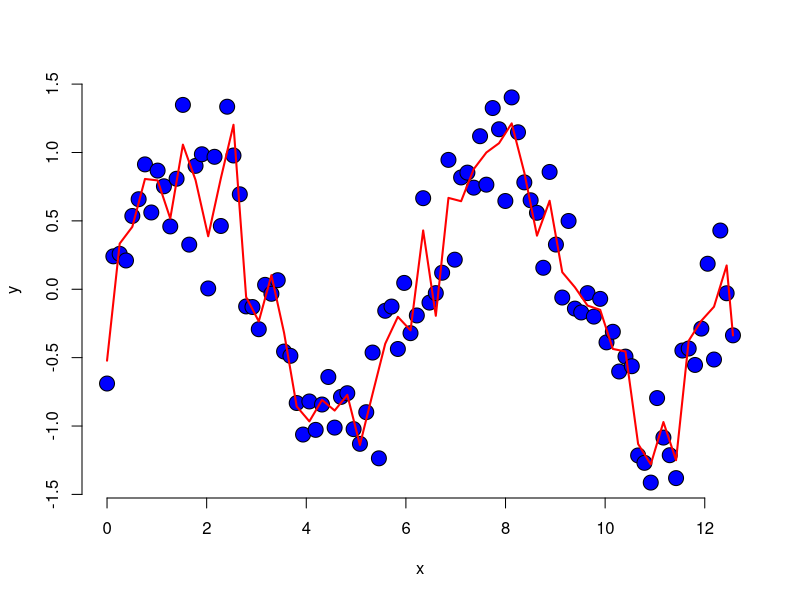

Generate this figure with R:
## ---- chunk 1
knitr::opts_chunk$set(echo = FALSE)
## ---- chunk 2
MyPlot <- function(n)
{
   x <- seq(0,4*pi, length = 100); y <- sin(x) + rnorm( n, sd=0.3)
   knots <- seq(0, 8*pi, length = 100)
   splineTerms <- sapply(knots, function(knot)(x > knot) * (x - knot))
   xMat <- cbind(1,x,splineTerms)
   yhat <- predict(lm(y ~ xMat - 1))
   plot(x, y, frame = FALSE, pch = 21, bg = "blue", cex = 2)
   lines(x, yhat, col = "red", lwd = 2)
}
## ---- chunk 3
MyPlot(100)
